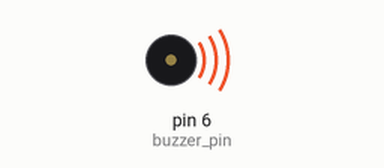
Bench run of a sketch on a simulated Arduino Uno, built with avr-gcc and run on an emulated ATmega328P. Parts: buzzer (waves = sounding).

Above: at 4.22 s.
At 14.77 s:
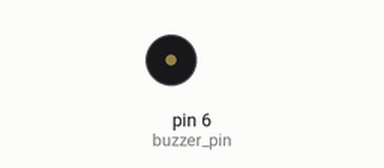
Timing chart, 0 to 18.3 s (numbered marks = the images above):
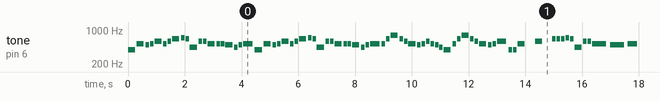

The sketch:

passiv_buzzer_gf.ino
```cpp
int buzzer_pin = 6;

// 할아버지의 낡은 시계 음계
int melody[] =
    // 523,587,659,698,784,880,988,1046
    {392,
    523,494,523,587,523,587,
    659,698,659,440,587,587,
    523,523,523,494,440,494,
    523,392,523,494,523,587,523,587,
    659,698,659,440,587,587,
    523,523,523,494,440,494,
    523,523,659,784,659,587,523,494,523,
    587,523,494,440,392,523,659,
    784,659,587,523,494,523,
    587,392,392,523,587, // 64번째,65번째 다음 4분쉼표
    659,659,659,698,659,440,587,587,
    523,494,
    523, // 76번째 다음 4분쉼표
    392,392,
    523,392,392,440,392,392,
    330,392,330,392,392,
    523,392,392,440,392,392,
    330,392,330,392,392,
    523,587, // 101번째,102번째 다음 4.5분쉼표
    659,659,659,698,659,440,587,587,
    523,494,
    523};

int melody_duration[] =
    {4,
    4,8,8,4,8,8,
    4,8,8,4,8,8,
    4,8,8,4,8,8,
    3,4,4,8,8,4,8,8,
    4,8,8,4,8,8,
    4,8,8,4,8,8,
    3,8,8,4,8,8,4,8,8,
    8,8,8,8,4,8,8,
    4,8,8,4,8,8,
    3,8,8,4,4,
    8,8,8,8,8,4,8,8,
    2,2,
    3,
    8,8,
    4,8,8,6,6,4,
    8,8,8,8,8, //85,86,87 일때 반박자 더 쉬기
    4,8,8,6,6,4,
    8,8,8,8,8, // 96,97,98 일때 반박자 더 쉬기
    8,8,
    8,8,8,8,8,4,8,8,
    2,2,
    3};

void setup(){
    pinMode(buzzer_pin,OUTPUT);
}

int between;

void loop(){
    for(int i=0;i<sizeof(melody)/sizeof(int);i++){
        int duration = 1000 / melody_duration[i];
        tone(buzzer_pin,melody[i],duration);
        if(i==64 || i==65 || i==76){
            between = 300 + duration * 1.25;;
        }
        else if (i==101 || i==102){
            between = 450 + duration * 1.25;
        }
        else if(i==85 || i==86 || i==87 || i==96 || i==97 || i==98){
            between = 150 + duration * 1.25;
        }
        else{
            between = duration * 1.25;
        }

        delay(between);
        noTone(buzzer_pin);
    }
}
```

Measured:
- by itself, tone on pin 6 (buzzer_pin): plays 392 Hz for 0.25 s, 523 Hz for 0.25 s, 494 Hz for 0.13 s, 523 Hz for 0.13 s, 587 Hz for 0.25 s, 523 Hz for 0.13 s … (533 notes in this stretch)
